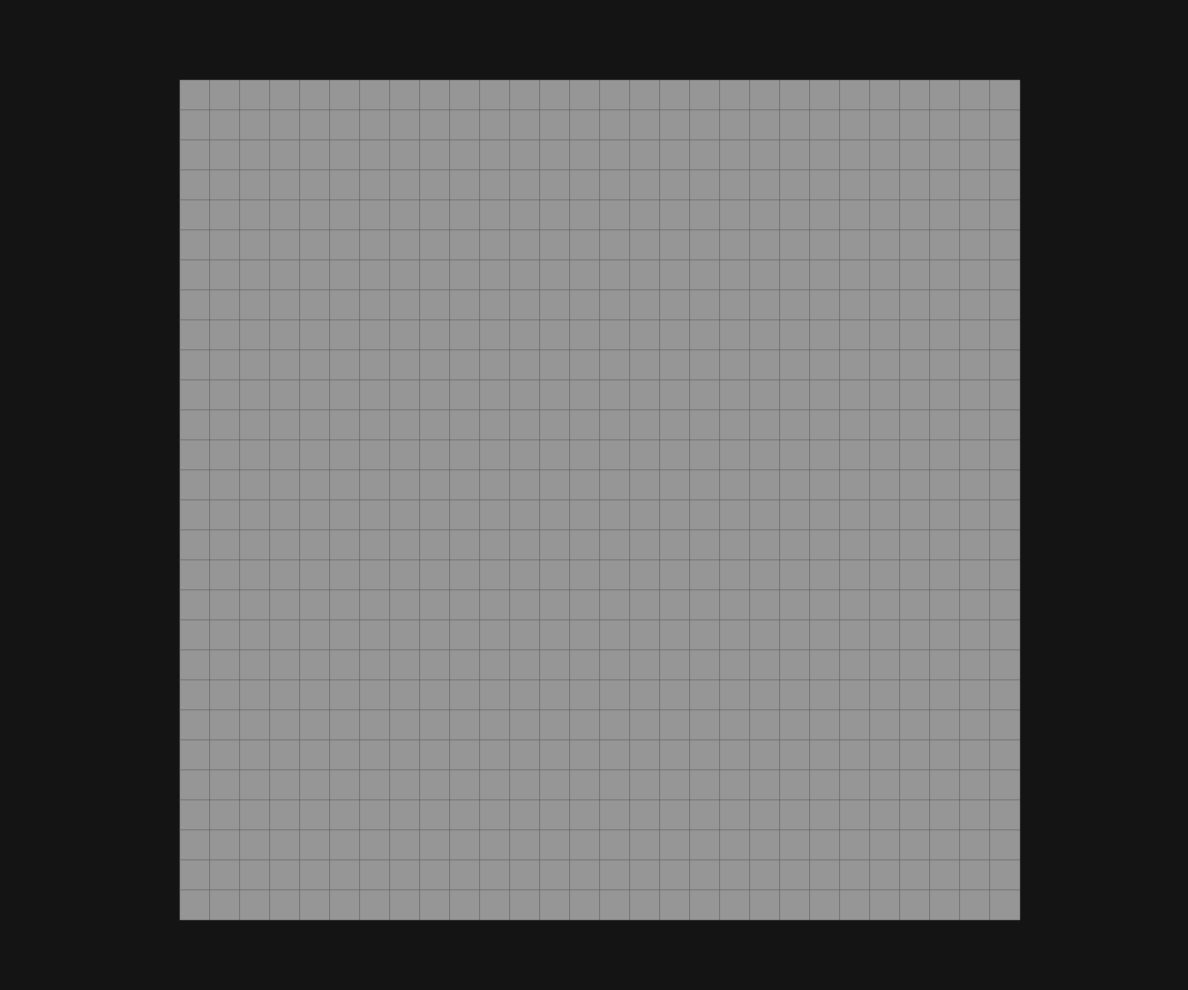
Frame 1 (no input)
Frame 60 (no input): identical to frame 1, image omitted
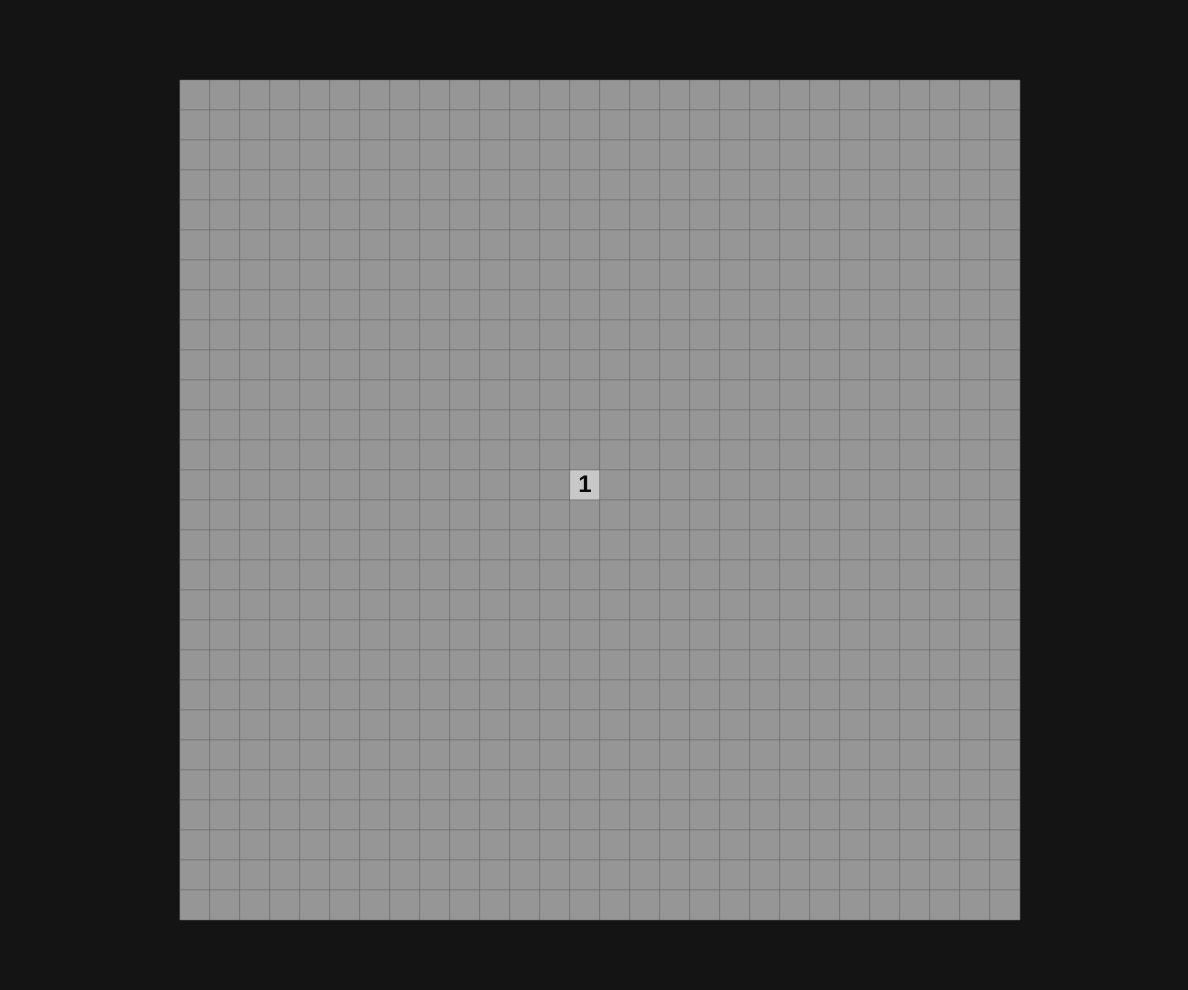
Frame 120 (the mouse pressed at the canvas centre since frame 60)

The p5.js sketch that drew these frames (run headless with seeded random() and noise() and a simulated clock; from frame 60 on, the mouse is pressed at the canvas centre):

// p5.js sketch
// ── sketch.js
const GRID_WIDTH = 28;
const GRID_HEIGHT = 28;
const CELL_SIZE = 30;

const BOMB_NUMBER = GRID_HEIGHT*GRID_WIDTH*0.20;

const X = 0;
const Y = 1;

let show_bombs = false;

function gridToScreen(x, y){
  return [(x - GRID_WIDTH/2)*CELL_SIZE + windowWidth/2, (y - GRID_HEIGHT/2)*CELL_SIZE + windowHeight/2]
}

function screenToGrid(x, y){
  return [Math.floor((x - windowWidth/2)/CELL_SIZE) + GRID_WIDTH/2, Math.floor((y - windowHeight/2)/CELL_SIZE) + GRID_HEIGHT/2]
}

const cell_flags = {
  NONE: 0,
  BOMB: 1 << 0,
  HIDDEN: 1 << 1,
  FLAGGED: 1 << 2
} 

const SQRT_OF_THREE = Math.sqrt(3);

const line_length = CELL_SIZE * 2/3;
const triangle_height = CELL_SIZE * 3 / 7;

const triangle_side = triangle_height*2/SQRT_OF_THREE;

function drawFlag(center){
  push();
  strokeWeight(1.5);
  stroke(0);
  line(center[X] - triangle_height/2, center[Y] - line_length/2, center[X] - triangle_height/2, center[Y] + line_length/2);
  noStroke();
  fill(255, 10, 0);
  triangle(center[X] - triangle_height/2, center[Y] - line_length/2, center[X] - triangle_height/2, center[Y] - line_length/2 + triangle_side, center[X] + triangle_height/2, center[Y] - line_length/2 + triangle_side/2);
  pop();
}

function floodReveal(point){
  let stack = [];
  let current;
  stack.push(point);
  while(stack != 0){
    let point = stack.pop();
    current = grid[point[Y]][point[X]];
    current.flags = 0;
    if (current.bombs_around != 0) continue;

    let x = point[X];
    let y = point[Y];

    for (let i = -1; i < 2; i++){
      for (let j = -1; j < 2; j++){
        if (!(i == 0 && j == 0) && x + i >= 0 && x + i < GRID_WIDTH && y + j >= 0 && y + j < GRID_HEIGHT){
          if (grid[y+j][x+i].flags & cell_flags.HIDDEN){
            stack.push([x+i, y+j]);
          }
        }
      }
    }
  }
}

const TEXT_COLORS = [[10,10,10], [100, 100, 0], [140, 140, 2], [238, 100, 10], [255, 10, 15], [210, 0, 0], [140, 0, 30], [130, 0, 10]];
class cell {
  constructor(x, y){
    this.grid_point = [x, y];
    this.point = gridToScreen(x, y);
    this.bombs_around = 0;
    this.flags = cell_flags.NONE;
    this.flags |= cell_flags.HIDDEN; 
  }

  draw(){
    push();
    if ((this.flags & cell_flags.HIDDEN) != 0){
      fill(150);
    }else{
      fill(200);
    }

    strokeWeight(0.5);
    stroke(100);
    square(this.point[X], this.point[Y], CELL_SIZE);

    if (this.flags & cell_flags.FLAGGED){
      drawFlag(this.point.map((a) => a + CELL_SIZE/2));
    }

    if ((this.flags & cell_flags.BOMB) && show_bombs){
      push();
      fill(5);
      let point = this.point.map((a) => a + CELL_SIZE/2);
      circle(point[X], point[Y], CELL_SIZE * 2/3);
      pop();
    }
    
    if (!(this.flags & cell_flags.HIDDEN)){
      if (this.bombs_around != 0){
        push();
        noStroke();
        fill(TEXT_COLORS[this.bombs_around - 1]);
        textSize(24);
        textStyle(BOLD);
        textAlign(CENTER, CENTER);
        let point = this.point.map((a) => a + CELL_SIZE/2);
        text(this.bombs_around,point[X], point[Y]);
        pop();
      }
    }

    pop();
  }

  reveal(){
    if (this.flags & cell_flags.BOMB != 0){
      endGame();
    }else{
      this.flags = 0;
      if (this.bombs_around == 0){
        floodReveal(this.grid_point);
      }
    }
  }

  flag(){
    if (this.flags & cell_flags.HIDDEN)
      this.flags ^= cell_flags.FLAGGED;
  }
  setAsBomb(){
    this.flags |= cell_flags.BOMB;
  }
}

function checkBombs(x, y){
  let n = 0;
  for (let i = -1; i < 2; i++){
    for (let j = -1; j < 2; j++){
      if (!(i == 0 && j == 0) && x + i >= 0 && x + i < GRID_WIDTH && y + j >= 0 && y + j < GRID_HEIGHT){
        if (grid[y+j][x+i].flags & cell_flags.BOMB){
          n++;
        }
      }
    }
  }
  return n;
}

let freeze = false;
let grid = []

function createGrid(){
  let aux = [];
  for (let j = 0; j < GRID_HEIGHT; j++){
    aux = [];
    for (let i = 0; i < GRID_WIDTH; i++){
      aux.push(new cell(i,j));
    }
    grid.push([].concat(aux));
  }

  // Place bombs
  let i = 0;
  while(i < BOMB_NUMBER){
    let point = [Math.floor(random(GRID_WIDTH)), Math.floor(random(GRID_HEIGHT))];
    if (grid[point[Y]][point[X]].flags & cell_flags.BOMB){continue;}
    else{
      grid[point[Y]][point[X]].flags |= cell_flags.BOMB;
      i++;
    }
  }

  for (let i = 0; i < GRID_WIDTH; i++){
    for (let j = 0; j < GRID_HEIGHT; j++){
      grid[j][i].bombs_around = checkBombs(i, j);
    }
  }
  
}

function setup() {
  randomSeed();
  createGrid();
  createCanvas(windowWidth*0.99, windowHeight*0.99);
}

function drawGrid(){
  for(var j = 0; j < GRID_HEIGHT; j++){
    for (var i = 0; i < GRID_WIDTH; i++){
      grid[j][i].draw();
    }
  }
}

function clickCell(mouse_x, mouse_y, func){
  let point = screenToGrid(mouse_x, mouse_y);
  func(grid[point[Y]][point[X]]);
}

function mousePressed(event) {
  if (freeze){
    return;
  }
  if (event.button == 0){
    clickCell(event.layerX, event.layerY, (cell) => cell.reveal())
  }else if (event.button == 2){
    clickCell(event.layerX, event.layerY, (cell) => cell.flag())
  }
  
  return false;
}

function draw() {
  background(20);
  drawGrid();
}

function endGame(){
  show_bombs = true;
  draw();
  freeze = true;
  fill(255);
  stroke(0);
  strokeWeight(6);
  textStyle(BOLD);
  textSize(windowWidth/20);
  textAlign(CENTER);
  text("GAME OVER", windowWidth/2, windowHeight/2);
  frameRate(0);
}
